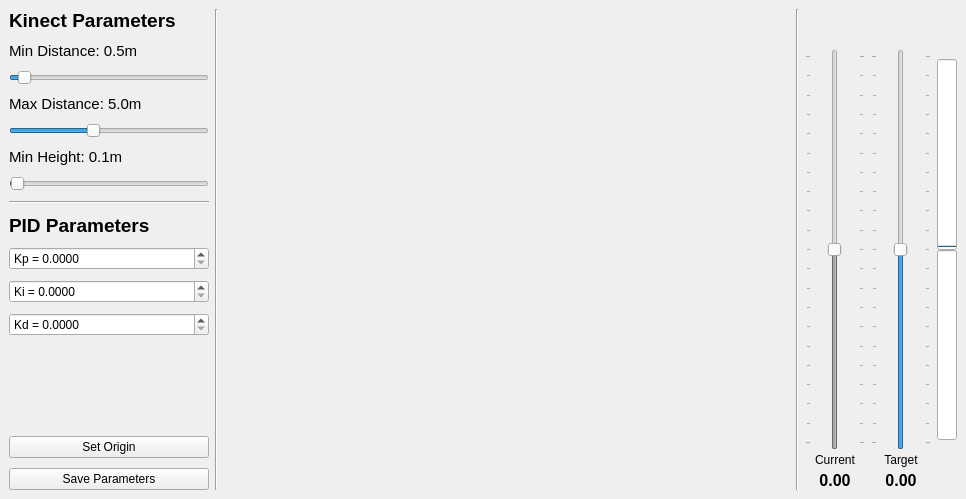
<?xml version="1.0" encoding="UTF-8"?>
<ui version="4.0">
 <class>PCLViewer</class>
 <widget class="QMainWindow" name="PCLViewer">
  <property name="geometry">
   <rect>
    <x>0</x>
    <y>0</y>
    <width>966</width>
    <height>499</height>
   </rect>
  </property>
  <property name="minimumSize">
   <size>
    <width>0</width>
    <height>0</height>
   </size>
  </property>
  <property name="maximumSize">
   <size>
    <width>5000</width>
    <height>5000</height>
   </size>
  </property>
  <property name="windowTitle">
   <string>Falcon9 Electric Fun - Base Station</string>
  </property>
  <widget class="QWidget" name="centralwidget">
   <layout class="QGridLayout" name="gridLayout_2" columnstretch="0,0,0,1,0,0,0,0,0">
    <item row="0" column="4">
     <widget class="Line" name="line_4">
      <property name="orientation">
       <enum>Qt::Vertical</enum>
      </property>
     </widget>
    </item>
    <item row="0" column="2">
     <widget class="Line" name="line">
      <property name="orientation">
       <enum>Qt::Vertical</enum>
      </property>
     </widget>
    </item>
    <item row="0" column="0">
     <layout class="QHBoxLayout" name="horizontalLayout" stretch="0">
      <property name="spacing">
       <number>10</number>
      </property>
      <item>
       <layout class="QVBoxLayout" name="verticalLayout">
        <item>
         <widget class="QLabel" name="label_8">
          <property name="font">
           <font>
            <pointsize>14</pointsize>
            <weight>75</weight>
            <bold>true</bold>
           </font>
          </property>
          <property name="text">
           <string>Kinect Parameters</string>
          </property>
         </widget>
        </item>
        <item>
         <widget class="QLabel" name="lbl_min">
          <property name="font">
           <font>
            <pointsize>11</pointsize>
            <weight>50</weight>
            <italic>false</italic>
            <bold>false</bold>
           </font>
          </property>
          <property name="text">
           <string>Min Distance: 0.5m</string>
          </property>
         </widget>
        </item>
        <item>
         <widget class="QSlider" name="horizontalSlider_min">
          <property name="minimumSize">
           <size>
            <width>200</width>
            <height>0</height>
           </size>
          </property>
          <property name="maximum">
           <number>12000</number>
          </property>
          <property name="singleStep">
           <number>10</number>
          </property>
          <property name="value">
           <number>500</number>
          </property>
          <property name="orientation">
           <enum>Qt::Horizontal</enum>
          </property>
         </widget>
        </item>
        <item>
         <widget class="QLabel" name="lbl_max">
          <property name="font">
           <font>
            <pointsize>11</pointsize>
            <weight>50</weight>
            <italic>false</italic>
            <bold>false</bold>
           </font>
          </property>
          <property name="text">
           <string>Max Distance: 5.0m</string>
          </property>
         </widget>
        </item>
        <item>
         <widget class="QSlider" name="horizontalSlider_max">
          <property name="minimumSize">
           <size>
            <width>200</width>
            <height>0</height>
           </size>
          </property>
          <property name="maximum">
           <number>12000</number>
          </property>
          <property name="singleStep">
           <number>10</number>
          </property>
          <property name="value">
           <number>5000</number>
          </property>
          <property name="orientation">
           <enum>Qt::Horizontal</enum>
          </property>
         </widget>
        </item>
        <item>
         <widget class="QLabel" name="lbl_minHeight">
          <property name="font">
           <font>
            <pointsize>11</pointsize>
            <weight>50</weight>
            <italic>false</italic>
            <bold>false</bold>
           </font>
          </property>
          <property name="text">
           <string>Min Height: 0.1m</string>
          </property>
         </widget>
        </item>
        <item>
         <widget class="QSlider" name="horizontalSlider_minHeight">
          <property name="maximum">
           <number>2000</number>
          </property>
          <property name="singleStep">
           <number>10</number>
          </property>
          <property name="value">
           <number>10</number>
          </property>
          <property name="orientation">
           <enum>Qt::Horizontal</enum>
          </property>
         </widget>
        </item>
        <item>
         <widget class="Line" name="line_2">
          <property name="orientation">
           <enum>Qt::Horizontal</enum>
          </property>
         </widget>
        </item>
        <item>
         <widget class="QLabel" name="label_7">
          <property name="font">
           <font>
            <pointsize>14</pointsize>
            <weight>75</weight>
            <bold>true</bold>
           </font>
          </property>
          <property name="text">
           <string>PID Parameters</string>
          </property>
         </widget>
        </item>
        <item>
         <widget class="QDoubleSpinBox" name="doubleSpin_kp">
          <property name="sizePolicy">
           <sizepolicy hsizetype="MinimumExpanding" vsizetype="Fixed">
            <horstretch>0</horstretch>
            <verstretch>0</verstretch>
           </sizepolicy>
          </property>
          <property name="maximumSize">
           <size>
            <width>16777215</width>
            <height>16777215</height>
           </size>
          </property>
          <property name="prefix">
           <string>Kp = </string>
          </property>
          <property name="decimals">
           <number>4</number>
          </property>
          <property name="maximum">
           <double>9999.000000000000000</double>
          </property>
         </widget>
        </item>
        <item>
         <widget class="QDoubleSpinBox" name="doubleSpin_ki">
          <property name="sizePolicy">
           <sizepolicy hsizetype="MinimumExpanding" vsizetype="Fixed">
            <horstretch>0</horstretch>
            <verstretch>0</verstretch>
           </sizepolicy>
          </property>
          <property name="maximumSize">
           <size>
            <width>16777215</width>
            <height>16777215</height>
           </size>
          </property>
          <property name="prefix">
           <string>Ki = </string>
          </property>
          <property name="decimals">
           <number>4</number>
          </property>
          <property name="maximum">
           <double>9999.000000000000000</double>
          </property>
         </widget>
        </item>
        <item>
         <widget class="QDoubleSpinBox" name="doubleSpin_kd">
          <property name="sizePolicy">
           <sizepolicy hsizetype="MinimumExpanding" vsizetype="Fixed">
            <horstretch>0</horstretch>
            <verstretch>0</verstretch>
           </sizepolicy>
          </property>
          <property name="maximumSize">
           <size>
            <width>16777215</width>
            <height>16777215</height>
           </size>
          </property>
          <property name="prefix">
           <string>Kd = </string>
          </property>
          <property name="decimals">
           <number>4</number>
          </property>
          <property name="maximum">
           <double>9999.000000000000000</double>
          </property>
         </widget>
        </item>
        <item>
         <spacer name="verticalSpacer_3">
          <property name="orientation">
           <enum>Qt::Vertical</enum>
          </property>
          <property name="sizeHint" stdset="0">
           <size>
            <width>20</width>
            <height>40</height>
           </size>
          </property>
         </spacer>
        </item>
        <item>
         <widget class="QPushButton" name="pushButton_setOrigin">
          <property name="text">
           <string>Set Origin</string>
          </property>
         </widget>
        </item>
        <item>
         <widget class="QPushButton" name="pushButton_save">
          <property name="text">
           <string>Save Parameters</string>
          </property>
         </widget>
        </item>
       </layout>
      </item>
     </layout>
    </item>
    <item row="0" column="6">
     <layout class="QVBoxLayout" name="verticalLayout_3">
      <property name="spacing">
       <number>0</number>
      </property>
      <property name="leftMargin">
       <number>0</number>
      </property>
      <item>
       <spacer name="verticalSpacer">
        <property name="orientation">
         <enum>Qt::Vertical</enum>
        </property>
        <property name="sizeType">
         <enum>QSizePolicy::Fixed</enum>
        </property>
        <property name="sizeHint" stdset="0">
         <size>
          <width>20</width>
          <height>40</height>
         </size>
        </property>
       </spacer>
      </item>
      <item>
       <widget class="QSlider" name="verticalSlider">
        <property name="enabled">
         <bool>false</bool>
        </property>
        <property name="sizePolicy">
         <sizepolicy hsizetype="Fixed" vsizetype="Expanding">
          <horstretch>0</horstretch>
          <verstretch>0</verstretch>
         </sizepolicy>
        </property>
        <property name="minimumSize">
         <size>
          <width>60</width>
          <height>0</height>
         </size>
        </property>
        <property name="cursor">
         <cursorShape>SizeVerCursor</cursorShape>
        </property>
        <property name="minimum">
         <number>-1000</number>
        </property>
        <property name="maximum">
         <number>1000</number>
        </property>
        <property name="singleStep">
         <number>10</number>
        </property>
        <property name="orientation">
         <enum>Qt::Vertical</enum>
        </property>
        <property name="tickPosition">
         <enum>QSlider::TicksBothSides</enum>
        </property>
        <property name="tickInterval">
         <number>100</number>
        </property>
       </widget>
      </item>
      <item>
       <widget class="QLabel" name="label">
        <property name="minimumSize">
         <size>
          <width>60</width>
          <height>20</height>
         </size>
        </property>
        <property name="text">
         <string>Current</string>
        </property>
        <property name="alignment">
         <set>Qt::AlignCenter</set>
        </property>
       </widget>
      </item>
      <item>
       <widget class="QLabel" name="lbl_height_current">
        <property name="minimumSize">
         <size>
          <width>60</width>
          <height>20</height>
         </size>
        </property>
        <property name="font">
         <font>
          <pointsize>12</pointsize>
          <weight>75</weight>
          <bold>true</bold>
         </font>
        </property>
        <property name="text">
         <string>0.00</string>
        </property>
        <property name="alignment">
         <set>Qt::AlignCenter</set>
        </property>
       </widget>
      </item>
     </layout>
    </item>
    <item row="0" column="7">
     <layout class="QVBoxLayout" name="verticalLayout_4">
      <property name="spacing">
       <number>0</number>
      </property>
      <property name="leftMargin">
       <number>0</number>
      </property>
      <item>
       <spacer name="verticalSpacer_2">
        <property name="orientation">
         <enum>Qt::Vertical</enum>
        </property>
        <property name="sizeType">
         <enum>QSizePolicy::Fixed</enum>
        </property>
        <property name="sizeHint" stdset="0">
         <size>
          <width>20</width>
          <height>40</height>
         </size>
        </property>
       </spacer>
      </item>
      <item>
       <widget class="QSlider" name="verticalSlider_2">
        <property name="sizePolicy">
         <sizepolicy hsizetype="Fixed" vsizetype="Expanding">
          <horstretch>0</horstretch>
          <verstretch>0</verstretch>
         </sizepolicy>
        </property>
        <property name="minimumSize">
         <size>
          <width>60</width>
          <height>0</height>
         </size>
        </property>
        <property name="minimum">
         <number>-1000</number>
        </property>
        <property name="maximum">
         <number>1000</number>
        </property>
        <property name="singleStep">
         <number>10</number>
        </property>
        <property name="orientation">
         <enum>Qt::Vertical</enum>
        </property>
        <property name="tickPosition">
         <enum>QSlider::TicksBothSides</enum>
        </property>
        <property name="tickInterval">
         <number>100</number>
        </property>
       </widget>
      </item>
      <item>
       <widget class="QLabel" name="label_2">
        <property name="minimumSize">
         <size>
          <width>60</width>
          <height>20</height>
         </size>
        </property>
        <property name="text">
         <string>Target</string>
        </property>
        <property name="alignment">
         <set>Qt::AlignCenter</set>
        </property>
       </widget>
      </item>
      <item>
       <widget class="QLabel" name="lbl_height_target">
        <property name="minimumSize">
         <size>
          <width>60</width>
          <height>20</height>
         </size>
        </property>
        <property name="font">
         <font>
          <pointsize>12</pointsize>
          <weight>75</weight>
          <bold>true</bold>
         </font>
        </property>
        <property name="text">
         <string>0.00</string>
        </property>
        <property name="alignment">
         <set>Qt::AlignCenter</set>
        </property>
       </widget>
      </item>
     </layout>
    </item>
    <item row="0" column="8">
     <layout class="QVBoxLayout" name="verticalLayout_2">
      <property name="spacing">
       <number>0</number>
      </property>
      <property name="leftMargin">
       <number>0</number>
      </property>
      <item>
       <spacer name="verticalSpacer_4">
        <property name="orientation">
         <enum>Qt::Vertical</enum>
        </property>
        <property name="sizeType">
         <enum>QSizePolicy::Fixed</enum>
        </property>
        <property name="sizeHint" stdset="0">
         <size>
          <width>20</width>
          <height>50</height>
         </size>
        </property>
       </spacer>
      </item>
      <item>
       <widget class="QProgressBar" name="progressBar">
        <property name="minimumSize">
         <size>
          <width>20</width>
          <height>0</height>
         </size>
        </property>
        <property name="maximumSize">
         <size>
          <width>20</width>
          <height>16777215</height>
         </size>
        </property>
        <property name="value">
         <number>0</number>
        </property>
        <property name="orientation">
         <enum>Qt::Vertical</enum>
        </property>
       </widget>
      </item>
      <item>
       <widget class="QProgressBar" name="progressBar_2">
        <property name="minimumSize">
         <size>
          <width>20</width>
          <height>0</height>
         </size>
        </property>
        <property name="maximumSize">
         <size>
          <width>20</width>
          <height>16777215</height>
         </size>
        </property>
        <property name="value">
         <number>0</number>
        </property>
        <property name="orientation">
         <enum>Qt::Vertical</enum>
        </property>
        <property name="invertedAppearance">
         <bool>true</bool>
        </property>
        <property name="textDirection">
         <enum>QProgressBar::BottomToTop</enum>
        </property>
       </widget>
      </item>
      <item>
       <spacer name="verticalSpacer_5">
        <property name="orientation">
         <enum>Qt::Vertical</enum>
        </property>
        <property name="sizeType">
         <enum>QSizePolicy::Fixed</enum>
        </property>
        <property name="sizeHint" stdset="0">
         <size>
          <width>20</width>
          <height>50</height>
         </size>
        </property>
       </spacer>
      </item>
     </layout>
    </item>
    <item row="0" column="3">
     <layout class="QGridLayout" name="gridLayout">
      <item row="1" column="0">
       <layout class="QHBoxLayout" name="horizontalLayout_3">
        <property name="topMargin">
         <number>0</number>
        </property>
        <property name="bottomMargin">
         <number>0</number>
        </property>
        <item>
         <widget class="QVTKWidget" name="qvtkWidget" native="true">
          <property name="sizePolicy">
           <sizepolicy hsizetype="Preferred" vsizetype="Preferred">
            <horstretch>0</horstretch>
            <verstretch>0</verstretch>
           </sizepolicy>
          </property>
          <property name="minimumSize">
           <size>
            <width>0</width>
            <height>200</height>
           </size>
          </property>
         </widget>
        </item>
        <item>
         <widget class="QVTKWidget" name="qvtkWidget_2" native="true">
          <property name="sizePolicy">
           <sizepolicy hsizetype="Preferred" vsizetype="Preferred">
            <horstretch>0</horstretch>
            <verstretch>0</verstretch>
           </sizepolicy>
          </property>
         </widget>
        </item>
       </layout>
      </item>
      <item row="2" column="0">
       <widget class="QVTKWidget" name="qvtkWidget_3" native="true">
        <property name="sizePolicy">
         <sizepolicy hsizetype="Preferred" vsizetype="MinimumExpanding">
          <horstretch>0</horstretch>
          <verstretch>0</verstretch>
         </sizepolicy>
        </property>
        <property name="minimumSize">
         <size>
          <width>0</width>
          <height>200</height>
         </size>
        </property>
       </widget>
      </item>
     </layout>
    </item>
   </layout>
  </widget>
 </widget>
 <customwidgets>
  <customwidget>
   <class>QVTKWidget</class>
   <extends>QWidget</extends>
   <header>QVTKWidget.h</header>
  </customwidget>
 </customwidgets>
 <resources/>
 <connections/>
</ui>
